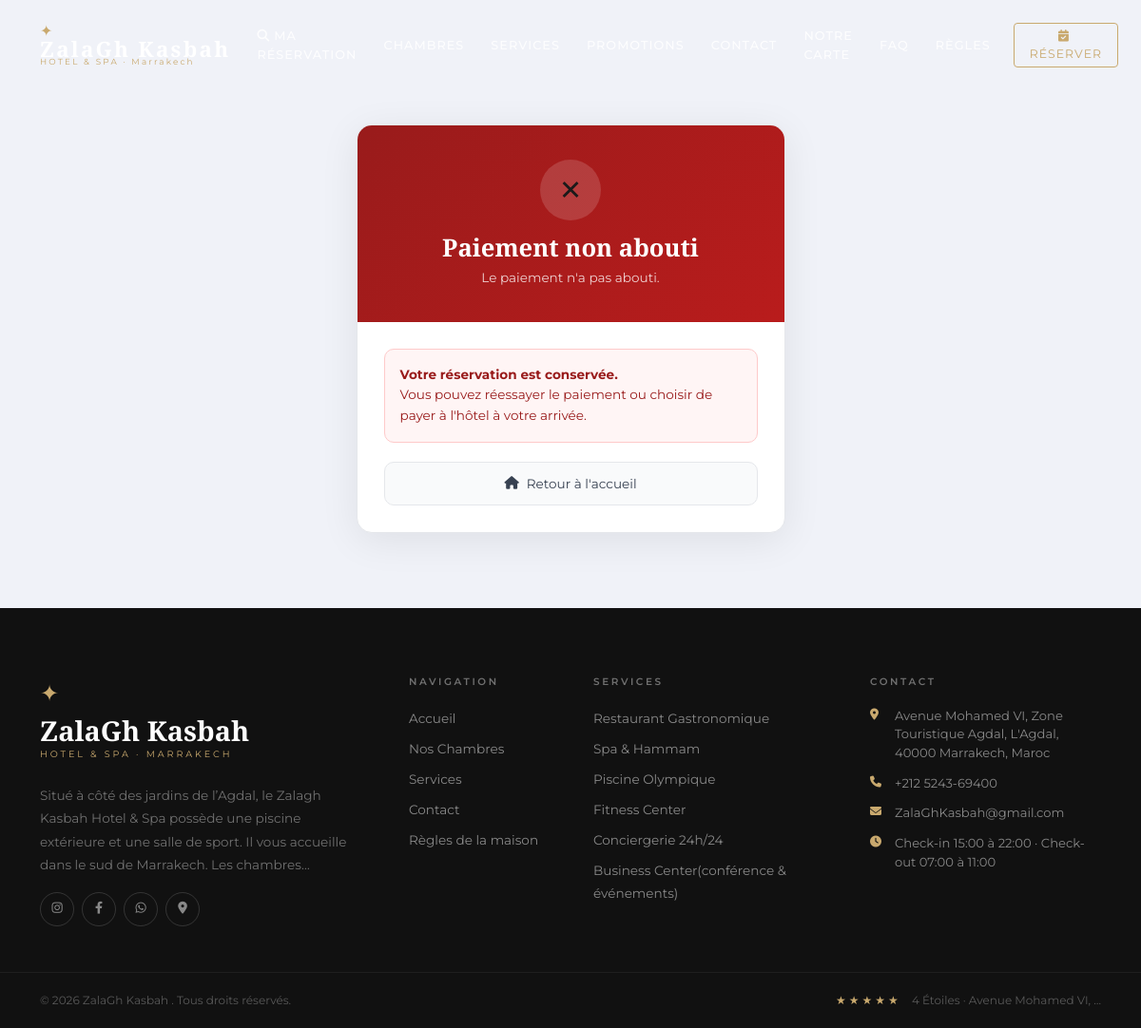
Screenshot of /paiement/retour/echec/ with the database file from the repository.
### content/models.py (models this page shows, shortened)
class HotelInfo(models.Model):
    hotel_name = models.CharField(max_length=200, default="Al Andalus", verbose_name="Nom de l'hôtel")
    tagline = models.CharField(max_length=300, default="HOTEL & SPA · CASABLANCA", verbose_name="Slogan")
    about_title = models.CharField(max_length=200, default="Un Héritage d'Excellence au Cœur du Maroc", verbose_name="Titre section À propos")
    about_text1 = models.TextField(verbose_name="Texte à propos paragraphe 1", default="Fondé en 1985 sur les rives de l'Atlantique, l'Hôtel Al Andalus s'est imposé comme le symbole du raffinement marocain.")
    about_text2 = models.TextField(verbose_name="Texte à propos paragraphe 2", blank=True)
    about_image_url = models.URLField(max_length=500, blank=True, verbose_name="URL image à propos principale")
    about_image_file = models.ImageField(upload_to='about/', blank=True, null=True, verbose_name="Upload image à propos")
    founded_year = models.IntegerField(default=1985, verbose_name="Année de fondation")
    address = models.TextField(default="Boulevard de la Corniche, Casablanca 20000", verbose_name="Adresse")
    phone = models.CharField(max_length=50, default="+212 5 22 XX XX XX", verbose_name="Téléphone")
    email = models.EmailField(default="contact@hotel-alandalus.ma", verbose_name="Email")
    checkin_time = models.CharField(max_length=10, default="14h00", verbose_name="Heure check-in")
    checkout_time = models.CharField(max_length=10, default="12h00", verbose_name="Heure check-out")
    stars = models.IntegerField(default=5, verbose_name="Nombre d'étoiles")
    total_rooms = models.IntegerField(default=38, verbose_name="Nombre total de chambres")
    satisfaction_rate = models.IntegerField(default=98, verbose_name="Taux de satisfaction (%)")
    about_image_accent_url  = models.URLField(max_length=500, blank=True, verbose_name="Petite image accent (À Propos)")
    about_image_accent_file = models.ImageField(upload_to='hotel/', blank=True, null=True, verbose_name="Upload petite image accent")
    feature_1_icon = models.CharField(max_length=50, default='fas fa-leaf',          verbose_name="Feature 1 — Icône")
    feature_1_text = models.CharField(max_length=100, default='Cuisine marocaine authentique', verbose_name="Feature 1 — Texte")
    feature_2_icon = models.CharField(max_length=50, default='fas fa-spa',           verbose_name="Feature 2 — Icône")
    feature_2_text = models.CharField(max_length=100, default='Spa & Hammam traditionnel',    verbose_name="Feature 2 — Texte")
    feature_3_icon = models.CharField(max_length=50, default='fas fa-swimming-pool', verbose_name="Feature 3 — Icône")
    feature_3_text = models.CharField(max_length=100, default='Piscine Olympic & Terrasse',   verbose_name="Feature 3 — Texte")
    feature_4_icon = models.CharField(max_length=50, default='fas fa-concierge-bell',verbose_name="Feature 4 — Icône")
    feature_4_text = models.CharField(max_length=100, default='Conciergerie 24h/24',          verbose_name="Feature 4 — Texte")
    hero_rooms_image_url   = models.URLField(max_length=500, blank=True, default='https://images.unsplash.com/photo-1578683010236-d716f9a3f461?w=1920&q=80', verbose_name="Image hero — Page Chambres")
    hero_detail_image_url  = models.URLField(max_length=500, blank=True, default='https://images.unsplash.com/photo-1631049307264-da0ec9d70304?w=1920&q=80', verbose_name="Image hero — Page Détail Chambre")
    hero_booking_image_url = models.URLField(max_length=500, blank=True, default='https://images.unsplash.com/photo-1496417263034-38ec4f0b665a?w=1920&q=80', verbose_name="Image hero — Page Réservation")
    cta_image_url          = models.URLField(max_length=500, blank=True, default='https://images.unsplash.com/photo-1582719508461-905c673771fd?w=1920&q=80',  verbose_name="Image CTA (section accueil)")
    years_excellence = models.IntegerField(null=True, blank=True,
        verbose_name="Ans d'excellence (optionnel)",
        help_text="Laissez vide pour calculer automatiquement depuis l'année de fondation")
    facebook_url = models.URLField(blank=True, verbose_name="Facebook URL")
    instagram_url = models.URLField(blank=True, verbose_name="Instagram URL")
    whatsapp_number = models.CharField(max_length=20, blank=True, verbose_name="WhatsApp")
    google_maps_url = models.URLField(blank=True, verbose_name="Google Maps URL",
                                      help_text="Lien Google Maps vers la localisation de l'hôtel. Ex: https://maps.google.com/?q=...")
    class Meta:
        verbose_name = "Informations Hôtel"
        verbose_name_plural = "Informations Hôtel"
    class Meta:
        verbose_name = "Informations Hôtel"
        verbose_name_plural = "Informations Hôtel"

class Service(models.Model):
    name = models.CharField(max_length=200, verbose_name="Nom du service")
    slug = models.SlugField(max_length=200, blank=True, unique=True, verbose_name="Slug URL",
                            help_text="Laissez vide pour auto-générer depuis le nom.")
    description = models.TextField(verbose_name="Description courte (accueil)")
    long_description = models.TextField(blank=True, verbose_name="Description longue (page dédiée)",
                                        help_text="Texte détaillé affiché sur la page du service.")
    icon_class = models.CharField(max_length=100, default="fas fa-concierge-bell", verbose_name="Classe icône FontAwesome",
                                  help_text="Ex: fas fa-spa, fas fa-utensils, fas fa-swimming-pool")
    image_url = models.URLField(max_length=500, blank=True, verbose_name="URL image")
    image_file = models.ImageField(upload_to='services/', blank=True, null=True, verbose_name="Upload image")
    is_featured = models.BooleanField(default=True, verbose_name="Afficher sur l'accueil")
    order = models.IntegerField(default=0, verbose_name="Ordre d'affichage")
    class Meta:
        verbose_name = "Service"
        verbose_name_plural = "Services"
        ordering = ['order', 'name']

### payments/views.py (the view)
# urls.py: path('retour/echec/',                 views.payment_failure,     name='payment_failure'),
def payment_failure(request):
    order_id = request.GET.get('oid') or request.POST.get('oid', '')
    resp_code = request.GET.get('ProcReturnCode') or request.POST.get('ProcReturnCode', '')
    error_msg = get_response_message(resp_code) if resp_code else "Le paiement n'a pas abouti."
    try:
        payment = Payment.objects.select_related('booking__room').get(order_id=order_id)
        if payment.status == 'pending':
            payment.status = 'declined'
            payment.response_code = resp_code
            payment.save()
        return render(request, 'payments/payment_failure.html', {
            'payment':   payment,
            'booking':   payment.booking,
            'error_msg': error_msg,
        })
    except Payment.DoesNotExist:
        return render(request, 'payments/payment_failure.html', {
            'payment':   None,
            'error_msg': error_msg,
        })

### templates/payments/payment_failure.html (shortened to what this page needs)
{% extends 'base.html' %}
{% block content %}
<section class="py-5" style="background:#F0F2F8;min-height:80vh;display:flex;align-items:center;padding-top:100px!important">
<div class="container">
<div class="row justify-content-center">
<div class="col-lg-5">
  <div style="background:#fff;border-radius:16px;overflow:hidden;box-shadow:0 8px 40px rgba(0,0,0,.08);border:1px solid #E5E7EB">
    <div style="background:linear-gradient(135deg,#991B1B,#B91C1C);padding:36px;text-align:center">
      <div style="width:64px;height:64px;background:rgba(255,255,255,.15);border-radius:50%;display:flex;align-items:center;justify-content:center;margin:0 auto 14px;font-size:1.8rem">✕</div>
      <h2 style="color:#fff;font-family:'Cormorant Garamond',serif;font-size:1.6rem;margin:0 0 6px">Paiement non abouti</h2>
      <p style="color:rgba(255,255,255,.8);font-size:.85rem;margin:0">{{ error_msg }}</p>
    </div>
    <div style="padding:28px">
      <div style="background:#FFF5F5;border:1px solid #FECACA;border-radius:10px;padding:16px;margin-bottom:20px">
        <p style="color:#991B1B;font-size:.85rem;margin:0;line-height:1.6">
          <strong>Votre réservation est conservée.</strong><br>
          Vous pouvez réessayer le paiement ou choisir de payer à l'hôtel à votre arrivée.
        </p>
      </div>
      <div style="display:flex;flex-direction:column;gap:10px">
        <a href="{% url 'home' %}"
           style="display:flex;align-items:center;justify-content:center;gap:8px;background:#F9FAFB;color:#374151;text-decoration:none;padding:12px;border-radius:10px;font-size:.85rem;border:1px solid #E5E7EB">
          <i class="fas fa-home"></i>Retour à l'accueil
        </a>
      </div>
    </div>
  </div>
</div>
</div>
</div>
</section>
{% endblock %}

### templates/base.html (shortened to what this page needs)
<!DOCTYPE html>
<html lang="fr">
<head>
    <title>{% block title %}{% load content_tags %}{% get_hotel_info as meta_info %}{% if meta_info %}{{ meta_info.hotel_name }} — {{ meta_info.stars }}★ · Casablanca{% else %}Hôtel Al Andalus — Casablanca{% endif %}{% endblock %}</title>
    <link href="https://cdn.jsdelivr.net/npm/bootstrap@5.3.0/dist/css/bootstrap.min.css" rel="stylesheet">
    <link href="https://cdnjs.cloudflare.com/ajax/libs/font-awesome/6.4.0/css/all.min.css" rel="stylesheet">
    {% load static %}
    <link rel="stylesheet" href="{% static 'css/main.css' %}">
</head>
<body>
{% load content_tags %}
{% get_hotel_info as site_info %}
<nav class="navbar navbar-expand-lg navbar-dark fixed-top" id="mainNavbar">
    <div class="container">
        <a class="navbar-brand" href="{% url 'home' %}">
            <span class="brand-icon">✦</span>
            <span class="brand-name">{% if site_info %}{{ site_info.hotel_name }}{% else %}Al Andalus{% endif %}</span>
            <span class="brand-sub">{% if site_info %}{{ site_info.tagline }}{% else %}HOTEL & SPA{% endif %}</span>
        </a>
        <div class="collapse navbar-collapse" id="navMenu">
            <ul class="navbar-nav ms-auto align-items-center gap-1">
                <li class="nav-item"><a class="nav-link" href="{% url 'tracking_search' %}"><i class="fas fa-search me-1"></i>Ma Réservation</a></li>
                <li class="nav-item"><a class="nav-link" href="{% url 'room_list' %}">Chambres</a></li>
                <li class="nav-item"><a class="nav-link" href="{% url 'home' %}#amenities">Services</a></li>
                <li class="nav-item"><a class="nav-link" href="{% url 'promotions_page' %}">Promotions</a></li>
                <li class="nav-item"><a class="nav-link" href="{% url 'home' %}#contact">Contact</a></li>
                <li class="nav-item"><a class="nav-link" href="{% url 'menu_card_page' %}">Notre Carte</a></li>
                <li class="nav-item"><a class="nav-link" href="{% url 'faq_page' %}">FAQ</a></li>
                <li class="nav-item"><a class="nav-link" href="{% url 'hotel_rules' %}">Règles</a></li>
                <li class="nav-item ms-2">
                    <a class="btn btn-outline-gold btn-sm px-3" href="{% url 'room_list' %}">
                        <i class="fas fa-calendar-check me-1"></i>Réserver
                    </a>
                </li>
            </ul>
        </div>
    </div>
</nav>
{% block content %}{% endblock %}
<footer class="footer-luxury">
    <div class="footer-top">
        <div class="container">
            <div class="row g-5">
                <div class="col-lg-4">
                    <div class="footer-brand">
                        <span class="brand-icon-lg">✦</span>
                        <h3>{% if site_info %}{{ site_info.hotel_name }}{% else %}Al Andalus{% endif %}</h3>
                        <p class="footer-tagline">{% if site_info %}{{ site_info.tagline }}{% else %}HOTEL & SPA · CASABLANCA{% endif %}</p>
                    </div>
                    <p class="footer-desc">{% if site_info %}{{ site_info.about_text1|truncatechars:180 }}{% endif %}</p>
                    <div class="social-links mt-3">
                        {% if site_info and site_info.instagram_url %}<a href="{{ site_info.instagram_url }}" class="social-btn" target="_blank" rel="noopener"><i class="fab fa-instagram"></i></a>{% else %}<a href="#" class="social-btn"><i class="fab fa-instagram"></i></a>{% endif %}
                        {% if site_info and site_info.facebook_url %}<a href="{{ site_info.facebook_url }}" class="social-btn" target="_blank" rel="noopener"><i class="fab fa-facebook-f"></i></a>{% else %}<a href="#" class="social-btn"><i class="fab fa-facebook-f"></i></a>{% endif %}
                        {% if site_info and site_info.whatsapp_number %}<a href="https://wa.me/{{ site_info.whatsapp_number }}" class="social-btn" target="_blank" rel="noopener"><i class="fab fa-whatsapp"></i></a>{% else %}<a href="#" class="social-btn"><i class="fab fa-whatsapp"></i></a>{% endif %}
                        {% if site_info and site_info.google_maps_url %}
                        <a href="{{ site_info.google_maps_url }}" class="social-btn" target="_blank" rel="noopener" title="Nous localiser sur Maps"><i class="fas fa-map-marker-alt"></i></a>
                        {% else %}
                        <a href="https://maps.google.com/?q={{ site_info.address|urlencode }}" class="social-btn" target="_blank" rel="noopener" title="Nous localiser sur Maps"><i class="fas fa-map-marker-alt"></i></a>
                        {% endif %}
                    </div>
                </div>
                <div class="col-lg-2 col-6">
                    <h6 class="footer-heading">Navigation</h6>
                    <ul class="footer-links">
                        <li><a href="{% url 'home' %}">Accueil</a></li>
                        <li><a href="{% url 'room_list' %}">Nos Chambres</a></li>
                        <li><a href="{% url 'home' %}#amenities">Services</a></li>
                        <li><a href="{% url 'home' %}#contact">Contact</a></li>
                        <li><a href="{% url 'hotel_rules' %}">Règles de la maison</a></li>
                    </ul>
                </div>
                <div class="col-lg-3 col-6">
                    <h6 class="footer-heading">Services</h6>
                    {% get_services as footer_services %}
                    <ul class="footer-links">
                        {% for s in footer_services %}<li><a href="{% url 'home' %}#amenities">{{ s.name }}</a></li>{% endfor %}
                    </ul>
                </div>
                <div class="col-lg-3" id="contact">
                    <h6 class="footer-heading">Contact</h6>
                    <div class="contact-info">
                        <div class="contact-item"><i class="fas fa-map-marker-alt"></i><span>{% if site_info %}{{ site_info.address }}{% endif %}</span></div>
                        <div class="contact-item"><i class="fas fa-phone"></i><span>{% if site_info %}{{ site_info.phone }}{% endif %}</span></div>
                        <div class="contact-item"><i class="fas fa-envelope"></i><span>{% if site_info %}{{ site_info.email }}{% endif %}</span></div>
                        <div class="contact-item"><i class="fas fa-clock"></i><span>Check-in {% if site_info %}{{ site_info.checkin_time }}{% else %}14h{% endif %} · Check-out {% if site_info %}{{ site_info.checkout_time }}{% else %}12h{% endif %}</span></div>
                    </div>
                </div>
            </div>
        </div>
    </div>
    <div class="footer-bottom">
        <div class="container d-flex justify-content-between align-items-center flex-wrap gap-2">
            <span>© {% now "Y" %} {% if site_info %}{{ site_info.hotel_name }}{% else %}Hôtel Al Andalus{% endif %}. Tous droits réservés.</span>
            <div class="footer-badges">
                <span class="badge-star">{% if site_info %}{% for i in "12345"|make_list %}★{% endfor %}{% else %}★★★★★{% endif %}</span>
                <span class="ms-2">{% if site_info %}{{ site_info.stars }} Étoiles · {{ site_info.address|truncatechars:20 }}{% else %}5 Étoiles · Casablanca{% endif %}</span>
            </div>
        </div>
    </div>
</footer>
{% load static %}
</body>
</html>

### rows the page displays
HotelInfo: hotel_name "ZalaGh Kasbah", tagline "HOTEL & SPA · Marrakech", tagline "HOTEL & SPA · MARRAKECH", about_text1 "Situé à côté des jardins de l’Agdal, le Zalagh Kasbah Hotel & Spa possède une piscine extérieure et une salle de sport. Il vous accueille dans le sud de Marrakech. Les chambres…", address "Avenue Mohamed VI, Zone Touristique Agdal, L'Agdal, 40000 Marrakech, Maroc", phone "+212 5243-69400", email "ZalaGhKasbah@gmail.com", checkin_time "15:00 à 22:00", checkout_time "07:00 à 11:00", stars "4", address "Avenue Mohamed VI, …"
Service: name "Restaurant Gastronomique"
Service: name "Spa & Hammam"
Service: name "Piscine Olympique"
Service: name "Fitness Center"
Service: name "Conciergerie 24h/24"
Service: name "Business Center(conférence & événements)"

### other values shown
{{ error_msg }} "Le paiement n'a pas abouti."
